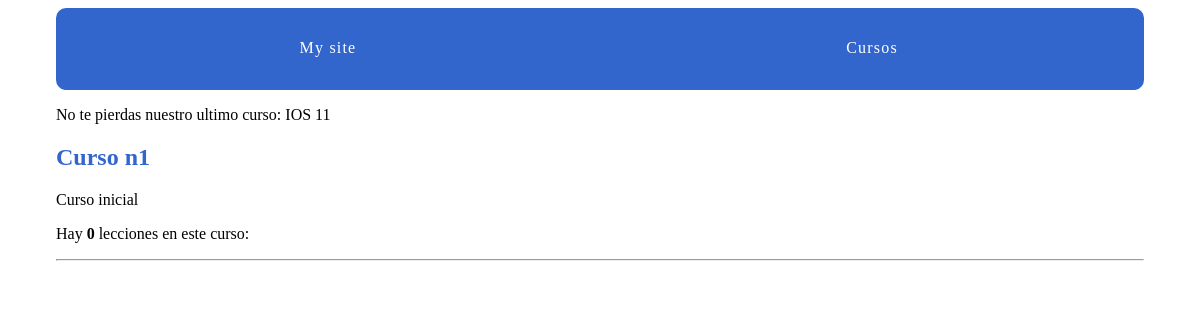
The page /courses/1/ on the database its author committed.
### courses/models.py (models this page shows)
class Course(models.Model):
    created_at = models.DateTimeField(auto_now_add=True)
    title = models.CharField(max_length=255)
    description = models.TextField()
    def __str__(self):
        return self.title

### courses/views.py (the view)
# urls.py: path('<int:pk>/', views.course_detail, name='detail'),
def course_detail(request,pk):
    course = get_object_or_404(Course,pk=pk)
    return render(request, 'courses/course_detail.html', {'course': course})

### courses/templatetags/course_extras.py (called while the page is built)
@register.simple_tag()
def last_course():
    return Course.objects.latest('created_at')

@register.filter('markdown_to_html')
def markdown_to_html(markdown_text):
    html = markdown.markdown(markdown_text)
    return mark_safe(html)

### courses/templates/courses/course_detail.html (shortened to what this page needs)
{% extends "layout.html" %}
{% load humanize course_extras %}
{% block content %}
<article>
    <h2>
        <a href="{% url 'courses:detail' pk=course.pk %}">{{course.title}}</a>
    </h2>
    {{course.description|markdown_to_html|safe}}
    <p>
        Hay <strong> {{ course.lesson_set.count|apnumber }} </strong> leccion{{ course.lesson_set.count|pluralize:"es" }} en este curso: {{ course.lesson_set.all|join:", " }}
    </p>
    <hr/>
</article>
{% endblock %}

### mysite/templates/layout.html (shortened to what this page needs)
{% load static from static %}
{% load course_extras %}
<!doctype html>
<html lang="en">
<head>
    <link rel="stylesheet" href="{% static 'css/layout.css' %}">
</head>
<body>
    <div class="site-container">
        <nav>
            <a href="{% url 'home' %}">My site</a>
            <a href="{% url 'courses:list' %}">Cursos</a>
        </nav>
        <p>No te pierdas nuestro ultimo curso: {% last_course %}</p>
        {% block content %}{% endblock %}
    </div>
</body>
</html>

### assets/css/layout.css (style rules this page uses)
html { box-sizing: border-box; }
*, *::after, *::before { box-sizing: inherit; }
.site-container { max-width: 68em; margin-left: auto; margin-right: auto; }
.site-container::after { clear: both; content: ""; display: table; }
.site-container nav { width: 100%; display: table; width: 100%; table-layout: fixed; border-bottom-left-radius: 10px; border-bottom-right-radius: 10px; border-top-left-radius: 10px; border-top-right-radius: 10px; border-bottom-left-radius: 10px; border-top-left-radius: 10px; border-bottom-right-radius: 10px; border-top-right-radius: 10px; background-color: #3366CC; margin-bottom: 1em; overflow: hidden; }
.site-container nav a { display: table-cell; width: 8.33333%; padding: 10px; border-bottom: 2px solid #3366CC; color: #FFFFFF; letter-spacing: 0.075em; line-height: 60px; text-align: center; text-decoration: none; }
article h2 a, article h3 a { color: #3366CC; text-decoration: none; }

### rows shown on the page
Course: title "IOS 11"
Course: title "Curso n1", description "Curso inicial", lesson_set.count|apnumber "0"
